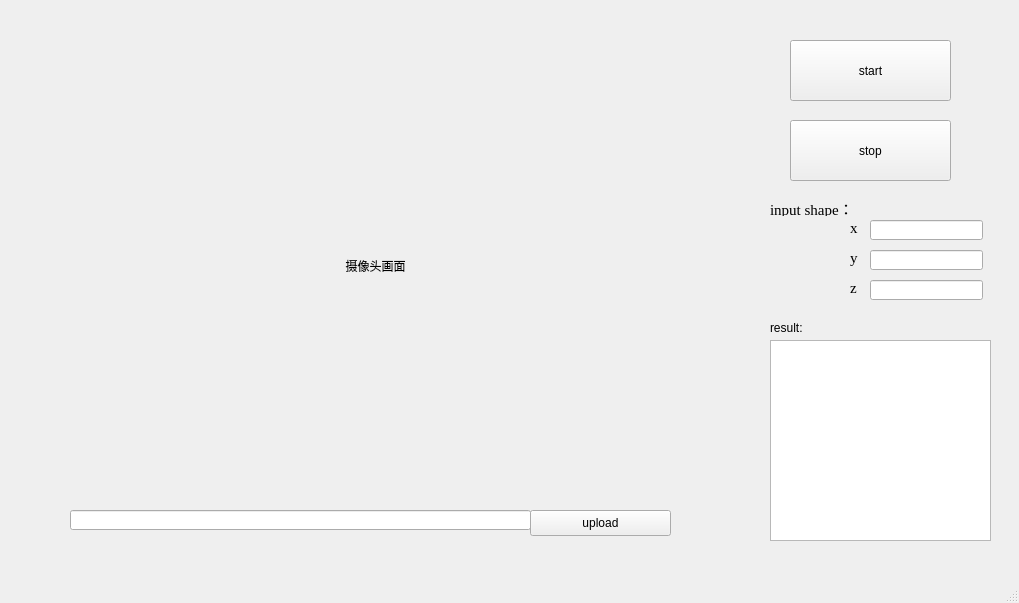
<?xml version="1.0" encoding="UTF-8"?>
<ui version="4.0">
 <class>testModel</class>
 <widget class="QMainWindow" name="testModel">
  <property name="geometry">
   <rect>
    <x>0</x>
    <y>0</y>
    <width>1019</width>
    <height>603</height>
   </rect>
  </property>
  <property name="windowTitle">
   <string>test model</string>
  </property>
  <widget class="QWidget" name="centralwidget">
   <widget class="QLabel" name="cameraScreen">
    <property name="geometry">
     <rect>
      <x>20</x>
      <y>40</y>
      <width>711</width>
      <height>451</height>
     </rect>
    </property>
    <property name="text">
     <string>摄像头画面</string>
    </property>
    <property name="alignment">
     <set>Qt::AlignCenter</set>
    </property>
   </widget>
   <widget class="QPushButton" name="startButton">
    <property name="geometry">
     <rect>
      <x>790</x>
      <y>40</y>
      <width>161</width>
      <height>61</height>
     </rect>
    </property>
    <property name="text">
     <string>start</string>
    </property>
   </widget>
   <widget class="QPushButton" name="pushButton_2">
    <property name="geometry">
     <rect>
      <x>790</x>
      <y>120</y>
      <width>161</width>
      <height>61</height>
     </rect>
    </property>
    <property name="text">
     <string>stop</string>
    </property>
   </widget>
   <widget class="QLabel" name="resultLabel">
    <property name="geometry">
     <rect>
      <x>770</x>
      <y>320</y>
      <width>71</width>
      <height>16</height>
     </rect>
    </property>
    <property name="text">
     <string>result:</string>
    </property>
   </widget>
   <widget class="QTextEdit" name="resultEdit">
    <property name="geometry">
     <rect>
      <x>770</x>
      <y>340</y>
      <width>221</width>
      <height>201</height>
     </rect>
    </property>
   </widget>
   <widget class="QLabel" name="xlabel">
    <property name="geometry">
     <rect>
      <x>850</x>
      <y>220</y>
      <width>16</width>
      <height>16</height>
     </rect>
    </property>
    <property name="font">
     <font>
      <family>Times New Roman</family>
      <pointsize>11</pointsize>
     </font>
    </property>
    <property name="text">
     <string>x</string>
    </property>
   </widget>
   <widget class="QLabel" name="ylabel_3">
    <property name="geometry">
     <rect>
      <x>850</x>
      <y>250</y>
      <width>16</width>
      <height>16</height>
     </rect>
    </property>
    <property name="font">
     <font>
      <family>Times New Roman</family>
      <pointsize>11</pointsize>
     </font>
    </property>
    <property name="text">
     <string>y</string>
    </property>
   </widget>
   <widget class="QLabel" name="inputShaplabel">
    <property name="geometry">
     <rect>
      <x>770</x>
      <y>200</y>
      <width>81</width>
      <height>16</height>
     </rect>
    </property>
    <property name="font">
     <font>
      <family>Times New Roman</family>
      <pointsize>11</pointsize>
     </font>
    </property>
    <property name="text">
     <string>input shape：</string>
    </property>
   </widget>
   <widget class="QLineEdit" name="zlineEdit_3">
    <property name="geometry">
     <rect>
      <x>870</x>
      <y>280</y>
      <width>113</width>
      <height>20</height>
     </rect>
    </property>
   </widget>
   <widget class="QLineEdit" name="ylineEdit_2">
    <property name="geometry">
     <rect>
      <x>870</x>
      <y>250</y>
      <width>113</width>
      <height>20</height>
     </rect>
    </property>
   </widget>
   <widget class="QLabel" name="zlabel_4">
    <property name="geometry">
     <rect>
      <x>850</x>
      <y>280</y>
      <width>16</width>
      <height>16</height>
     </rect>
    </property>
    <property name="font">
     <font>
      <family>Times New Roman</family>
      <pointsize>11</pointsize>
     </font>
    </property>
    <property name="text">
     <string>z</string>
    </property>
   </widget>
   <widget class="QLineEdit" name="xlineEdit">
    <property name="geometry">
     <rect>
      <x>870</x>
      <y>220</y>
      <width>113</width>
      <height>20</height>
     </rect>
    </property>
   </widget>
   <widget class="QLineEdit" name="picEdit">
    <property name="geometry">
     <rect>
      <x>70</x>
      <y>510</y>
      <width>461</width>
      <height>20</height>
     </rect>
    </property>
   </widget>
   <widget class="QPushButton" name="uploadButton">
    <property name="geometry">
     <rect>
      <x>530</x>
      <y>510</y>
      <width>141</width>
      <height>26</height>
     </rect>
    </property>
    <property name="text">
     <string>upload</string>
    </property>
   </widget>
  </widget>
  <widget class="QMenuBar" name="menubar">
   <property name="geometry">
    <rect>
     <x>0</x>
     <y>0</y>
     <width>1019</width>
     <height>22</height>
    </rect>
   </property>
  </widget>
  <widget class="QStatusBar" name="statusbar"/>
 </widget>
 <resources/>
 <connections/>
</ui>
